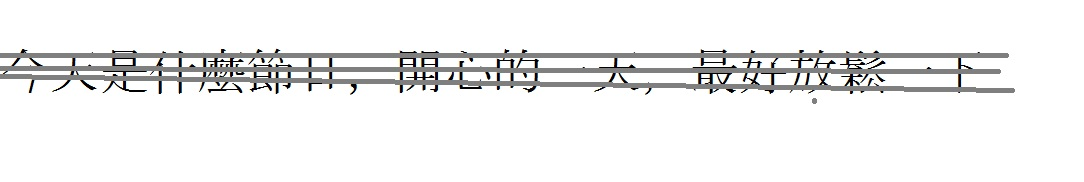
#> input picture Lb4/image.jpg, 1084 x 182 px
$ python LB4.py
#> lines starting #> are read from the running program, lines starting #| are printed output that depends on the picture; after the words box and inside, x2 and y2 are one past the last pixel; in counts of white or black regions, pixels touching at a corner belong together
import sys
# %matplotlib inline
import matplotlib.pyplot as plt
import cv2 as cv
import numpy as np

# Изменим стандартный размер графиков matplotlib
plt.rcParams["figure.figsize"] = [6, 4]


image1 = cv.imread('./image.jpg')
#> image1 is the input picture: shape (182, 1084, 3); mean B, G, R 240, 240.1, 240
image2 = cv.imread('./image.jpg')
rgb_image1 = cv.cvtColor(image1, cv.COLOR_BGR2RGB)
hsv_image1 = cv.cvtColor(image1, cv.COLOR_BGR2HSV)
#> hsv_image1: shape (182, 1084, 3); mean H, S, V 13.1, 5.5, 240.7
gray_image1 = cv.cvtColor(image1, cv.COLOR_BGR2GRAY)
rgb_image2 = cv.cvtColor(image2, cv.COLOR_BGR2RGB)
hsv_image2 = cv.cvtColor(image2, cv.COLOR_BGR2HSV)
gray_image2 = cv.cvtColor(image2, cv.COLOR_BGR2GRAY)

channels = [0]
histSize = [256]
range = [0, 256]

gs = plt.GridSpec(2, 2)
plt.figure(figsize=(10, 8))
plt.subplot(gs[0])
plt.imshow(gray_image1, cmap='gray')
plt.xticks([]), plt.yticks([])
plt.subplot(gs[1])
plt.imshow(gray_image2, cmap='gray')
plt.xticks([]), plt.yticks([])
plt.subplot(gs[2])
plt.hist(gray_image1.reshape(-1), 256, range)
plt.subplot(gs[3])
plt.hist(gray_image2.reshape(-1), 256, range)
plt.show()
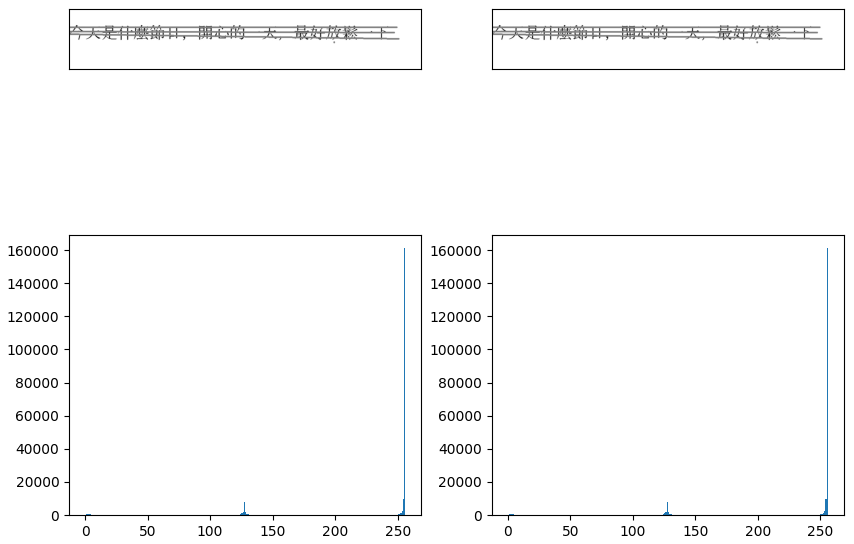
#> figure drawn by matplotlib, 4 panels; panel 3: tallest bar 161059 high, from x = 255 to 256; panel 4: tallest bar 161059 high, from x = 255 to 256


threshold = 130
image = gray_image1

ret, thresh1 = cv.threshold(image, threshold, 255, cv.THRESH_BINARY)
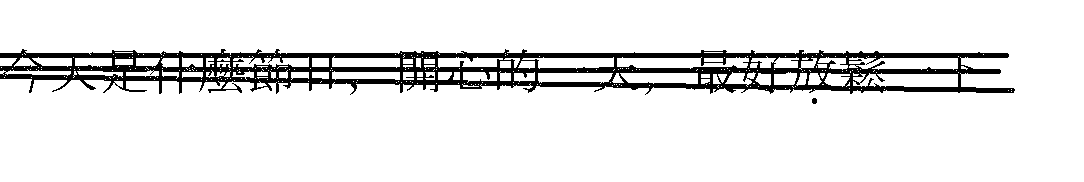
#> thresh1: shape (182, 1084); 90.6% white; 2 black regions, box (x1, y1, x2, y2) and area: (0, 49, 1015, 95) 18607, (812, 98, 817, 104) 26
#> ret = 130
ret, thresh2 = cv.threshold(image, threshold, 255, cv.THRESH_BINARY_INV)
ret, thresh3 = cv.threshold(image, threshold, 255, cv.THRESH_TRUNC)
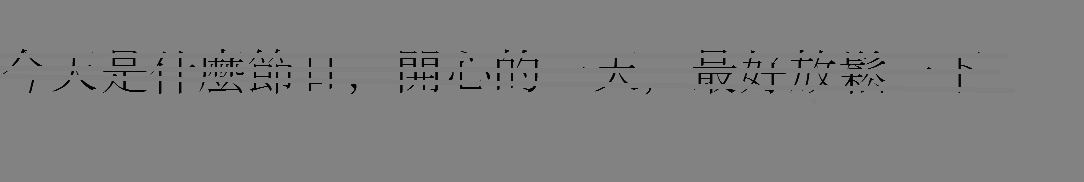
#> thresh3: shape (182, 1084); min 0, max 130, mean 127.7
ret, thresh4 = cv.threshold(image, threshold, 255, cv.THRESH_TOZERO)
ret, thresh5 = cv.threshold(image, threshold, 255, cv.THRESH_TOZERO_INV)
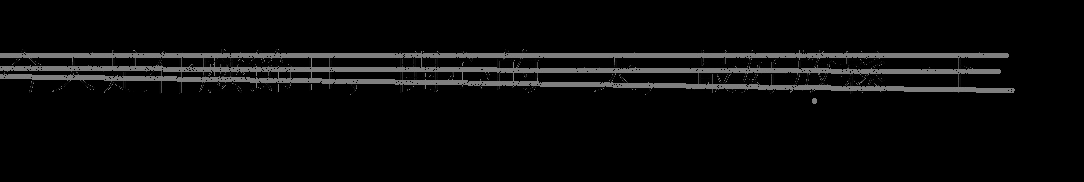
#> thresh5: shape (182, 1084); min 0, max 130, mean 10
titles = ['Grayscale Image', 'BINARY', 'BINARY_INV', 'TRUNC', 'TOZERO', 'TOZERO_INV']
images = [image, thresh1, thresh2, thresh3, thresh4, thresh5]
plt.figure(figsize=(15, 8))
for i in np.arange(len(images)):
    plt.subplot(2, 3, i + 1)
    plt.imshow(images[i], 'gray', vmin=0, vmax=255)
    plt.title(titles[i])
    plt.xticks([])
    plt.yticks([])
#> this loop made 6 passes
plt.show()

threshold = 124
ret1, thresh1 = cv.threshold(image, threshold, 255, cv.THRESH_BINARY)
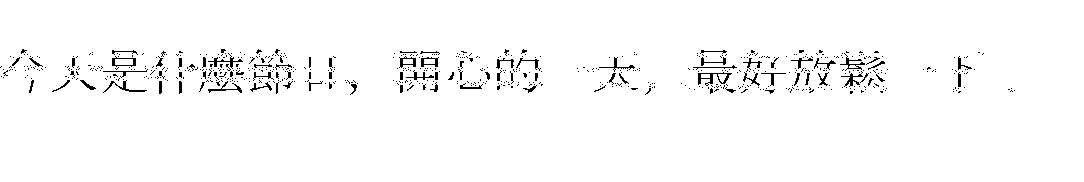
#> thresh1: shape (182, 1084); 97.6% white; black in thin lines or dots, all inside (x1, y1, x2, y2) = (0, 49, 1015, 95)
#> ret1 = 124
titles = ['Original Image', 'Global Thresholding (threshold = %d)' % threshold]
images = [image, thresh1,]

plt.figure(figsize=(15, 8))
for i in np.arange(len(images)):
    plt.subplot(1, 3, i + 1)
    plt.imshow(images[i], 'gray')
    plt.title(titles[i])
    plt.xticks([])
    plt.yticks([])
#> this loop made 2 passes
plt.show()

$ run again, with Lb4/photo_2025-11-19_12-01-51.jpg copied over Lb4/image.jpg
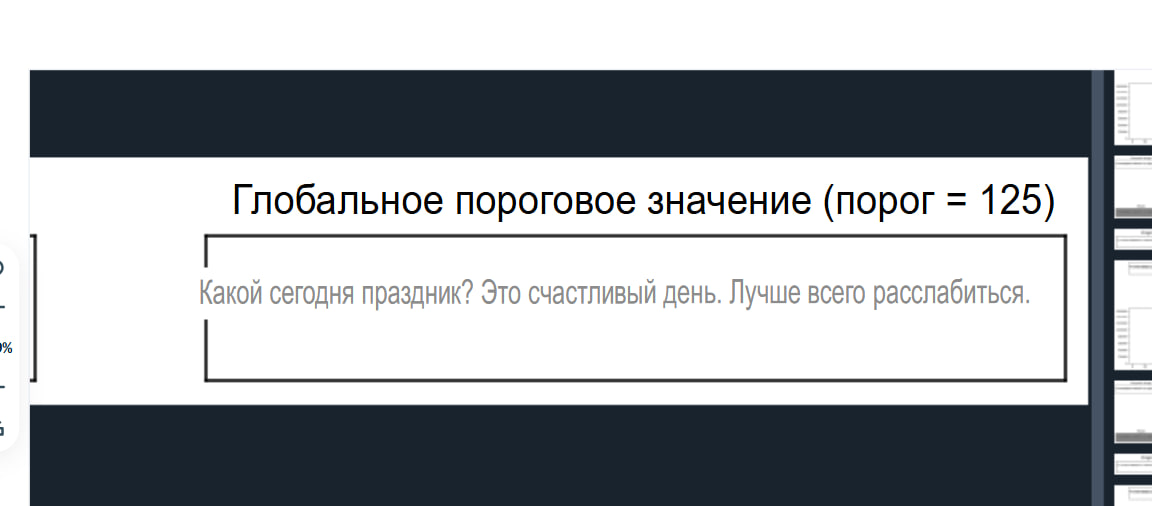
#> input picture Lb4/photo_2025-11-19_12-01-51.jpg, 1152 x 506 px
#> image1 is the input picture: shape (506, 1152, 3); mean B, G, R 171.6, 167.9, 164.1
#> hsv_image1: shape (506, 1152, 3); mean H, S, V 45.6, 44.4, 172.4
#> `ret, thresh1 = cv.threshold(image, threshold, 255, cv.THRESH_BINARY)`:
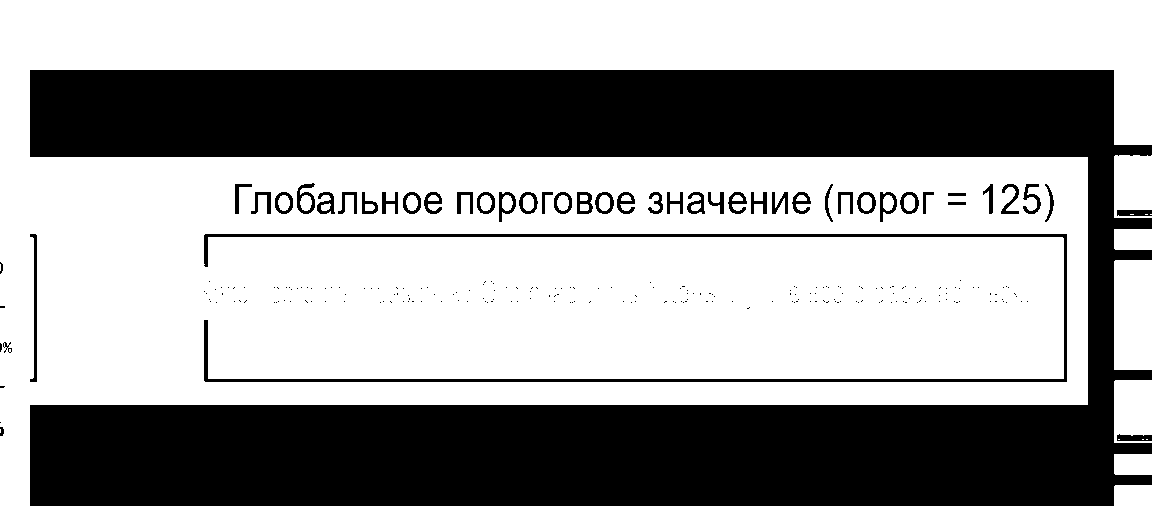
#> thresh1: shape (506, 1152); 61.1% white; 250 black regions (203 under 20 px), largest, box (x1, y1, x2, y2) and area: (30, 70, 1152, 506) 212616, (204, 234, 1067, 382) 5957, (30, 234, 37, 382) 469
#> ret = 130
#> the loop `for i in np.arange(len(images)):` made 6 passes
#> `ret1, thresh1 = cv.threshold(image, threshold, 255, cv.THRESH_BINARY)`:
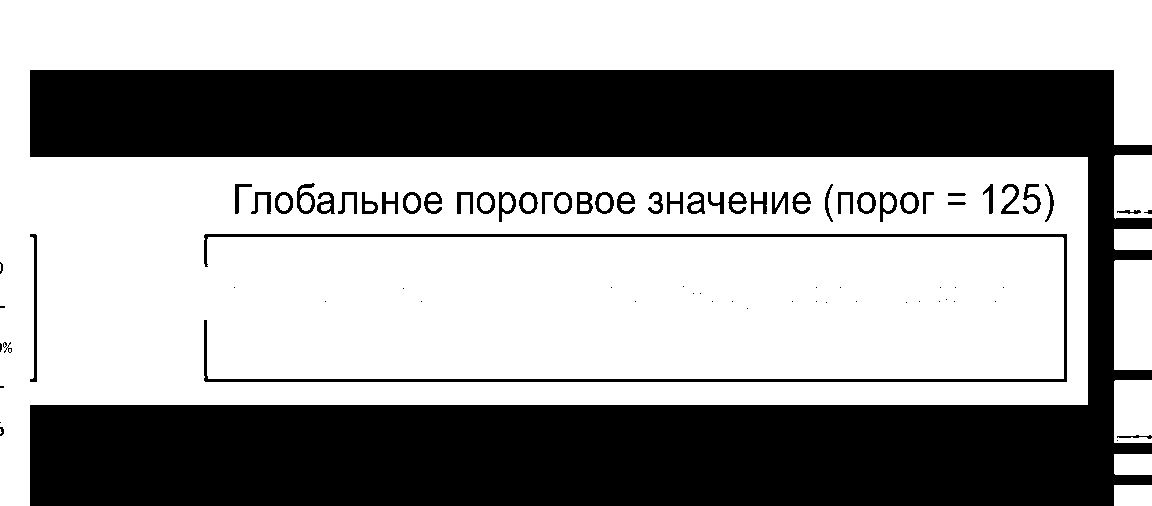
#> thresh1: shape (506, 1152); 61.3% white; 81 black regions (33 under 20 px), largest, box (x1, y1, x2, y2) and area: (30, 70, 1152, 506) 212600, (204, 234, 1067, 382) 5870, (30, 234, 37, 382) 469
#> ret1 = 124
#> the loop `for i in np.arange(len(images)):` made 2 passes
